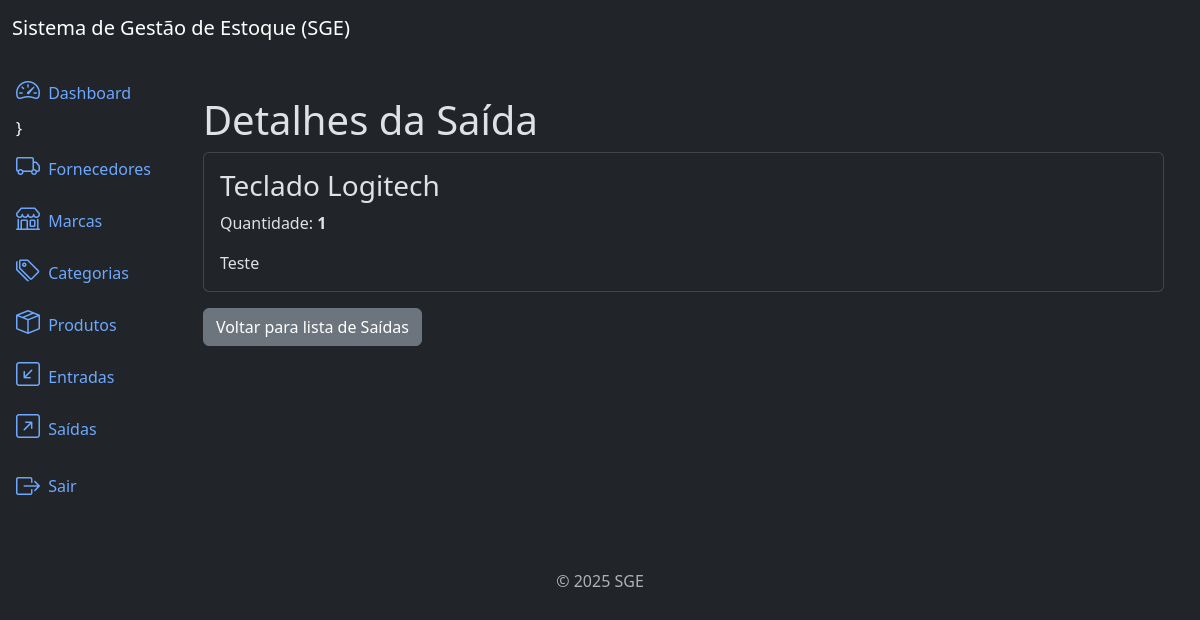
The page /outflow/1/detail/ (signed in) on the database its author committed.
### outflows/models.py (models this page shows, shortened)
class Outflow(models.Model):
    product = models.ForeignKey(Product, on_delete=models.PROTECT, related_name='outflows')
    quantity = models.IntegerField()
    description = models.TextField(null=True, blank=True)
    created_at = models.DateTimeField(auto_now_add=True)
    updated_at = models.DateTimeField(auto_now=True)
    class Meta:
        ordering = ['-created_at']
        verbose_name = 'Outflow'
        verbose_name_plural = 'Outflows'

### products/models.py (models this page shows)
class Product(models.Model):
    title = models.CharField(max_length=500)
    category = models.ForeignKey(Category, on_delete=models.PROTECT, related_name='products')
    brand = models.ForeignKey(Brand, on_delete=models.PROTECT, related_name='products')
    description = models.TextField(null=True, blank=True)
    series_number = models.CharField(max_length=500,null=True, blank=True)
    cost_price = models.DecimalField(max_digits=20, decimal_places=2)
    selling_price = models.DecimalField(max_digits=20, decimal_places=2)
    quantity = models.IntegerField(default=0)
    created_at = models.DateTimeField(auto_now_add=True)
    updated_at = models.DateTimeField(auto_now=True)
    class Meta:
        ordering = ['title']
        verbose_name = 'Product'
        verbose_name_plural = 'Products'
    def __str__(self):
        return self.title

### outflows/views.py (the view)
# urls.py: path('outflow/<int:pk>/detail/', OutflowDetailView.as_view(), name='outflow_detail'),
class OutflowDetailView(LoginRequiredMixin, PermissionRequiredMixin,  DetailView):
    model = Outflow
    template_name = 'outflow_detail.html'
    permission_required = 'outflows.view_outflow'

### outflows/templates/outflow_detail.html
{% extends 'base.html' %}
{% block content %}
    <div class="container mt-4">
        <h3 class="display-6">Detalhes da Saída</h3>
        <div class="card">
            <div class="card-body">
                <h3 class="card-title">{{ object.product }}</h3>
                <p class="card-text">Quantidade: <strong>{{ object.quantity }}</strong></p>
                <p class="card-text">{{ object.description }}</p>
            </div>
        </div>
        <a href="{% url 'outflow_list' %}" class="btn btn-secondary mt-3">Voltar para lista de Saídas</a>
    </div>
{% endblock %}

### rows shown on the page
Outflow: product "Teclado Logitech", quantity "1", description "Teste"
